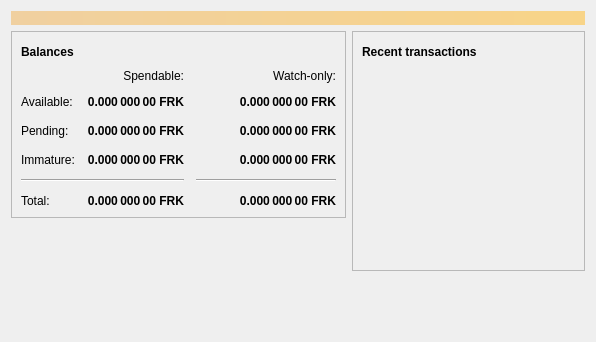
<?xml version="1.0" encoding="UTF-8"?>
<ui version="4.0">
 <class>OverviewPage</class>
 <widget class="QWidget" name="OverviewPage">
  <property name="geometry">
   <rect>
    <x>0</x>
    <y>0</y>
    <width>596</width>
    <height>342</height>
   </rect>
  </property>
  <property name="windowTitle">
   <string>Form</string>
  </property>
  <layout class="QVBoxLayout" name="topLayout">
   <item>
    <widget class="QLabel" name="labelAlerts">
     <property name="visible">
      <bool>false</bool>
     </property>
     <property name="styleSheet">
      <string notr="true">QLabel { background-color: qlineargradient(x1: 0, y1: 0, x2: 1, y2: 0, stop:0 #F0D0A0, stop:1 #F8D488); color:#000000; }</string>
     </property>
     <property name="wordWrap">
      <bool>true</bool>
     </property>
     <property name="margin">
      <number>3</number>
     </property>
     <property name="textInteractionFlags">
      <set>Qt::TextSelectableByMouse</set>
     </property>
    </widget>
   </item>
   <item>
    <layout class="QHBoxLayout" name="horizontalLayout" stretch="1,1">
     <item>
      <layout class="QVBoxLayout" name="verticalLayout_2">
       <item>
        <widget class="QFrame" name="frame">
         <property name="frameShape">
          <enum>QFrame::StyledPanel</enum>
         </property>
         <property name="frameShadow">
          <enum>QFrame::Raised</enum>
         </property>
         <layout class="QVBoxLayout" name="verticalLayout_4">
          <item>
           <layout class="QHBoxLayout" name="horizontalLayout_4">
            <item>
             <widget class="QLabel" name="label_5">
              <property name="font">
               <font>
                <weight>75</weight>
                <bold>true</bold>
               </font>
              </property>
              <property name="text">
               <string>Balances</string>
              </property>
             </widget>
            </item>
            <item>
             <widget class="QPushButton" name="labelWalletStatus">
              <property name="enabled">
               <bool>true</bool>
              </property>
              <property name="maximumSize">
               <size>
                <width>30</width>
                <height>16777215</height>
               </size>
              </property>
              <property name="toolTip">
               <string>The displayed information may be out of date. Your wallet automatically synchronizes with the Franko network after a connection is established, but this process has not completed yet.</string>
              </property>
              <property name="text">
               <string/>
              </property>
              <property name="icon">
               <iconset resource="../bitcoin.qrc">
                <normaloff>:/icons/warning</normaloff>
                <disabledoff>:/icons/warning</disabledoff>:/icons/warning</iconset>
              </property>
              <property name="iconSize">
               <size>
                <width>24</width>
                <height>24</height>
               </size>
              </property>
              <property name="flat">
               <bool>true</bool>
              </property>
             </widget>
            </item>
            <item>
             <spacer name="horizontalSpacer_3">
              <property name="orientation">
               <enum>Qt::Horizontal</enum>
              </property>
              <property name="sizeHint" stdset="0">
               <size>
                <width>40</width>
                <height>20</height>
               </size>
              </property>
             </spacer>
            </item>
           </layout>
          </item>
          <item>
           <layout class="QGridLayout" name="gridLayout">
            <property name="spacing">
             <number>12</number>
            </property>
            <item row="2" column="2">
             <widget class="QLabel" name="labelWatchPending">
              <property name="font">
               <font>
                <weight>75</weight>
                <bold>true</bold>
               </font>
              </property>
              <property name="cursor">
               <cursorShape>IBeamCursor</cursorShape>
              </property>
              <property name="toolTip">
               <string>Unconfirmed transactions to watch-only addresses</string>
              </property>
              <property name="text">
               <string notr="true">0.000 000 00 FRK</string>
              </property>
              <property name="alignment">
               <set>Qt::AlignRight|Qt::AlignTrailing|Qt::AlignVCenter</set>
              </property>
              <property name="textInteractionFlags">
               <set>Qt::LinksAccessibleByMouse|Qt::TextSelectableByKeyboard|Qt::TextSelectableByMouse</set>
              </property>
             </widget>
            </item>
            <item row="2" column="1">
             <widget class="QLabel" name="labelUnconfirmed">
              <property name="font">
               <font>
                <weight>75</weight>
                <bold>true</bold>
               </font>
              </property>
              <property name="cursor">
               <cursorShape>IBeamCursor</cursorShape>
              </property>
              <property name="toolTip">
               <string>Total of transactions that have yet to be confirmed, and do not yet count toward the spendable balance</string>
              </property>
              <property name="text">
               <string notr="true">0.000 000 00 FRK</string>
              </property>
              <property name="alignment">
               <set>Qt::AlignRight|Qt::AlignTrailing|Qt::AlignVCenter</set>
              </property>
              <property name="textInteractionFlags">
               <set>Qt::LinksAccessibleByMouse|Qt::TextSelectableByKeyboard|Qt::TextSelectableByMouse</set>
              </property>
             </widget>
            </item>
            <item row="3" column="2">
             <widget class="QLabel" name="labelWatchImmature">
              <property name="font">
               <font>
                <weight>75</weight>
                <bold>true</bold>
               </font>
              </property>
              <property name="cursor">
               <cursorShape>IBeamCursor</cursorShape>
              </property>
              <property name="toolTip">
               <string>Mined balance in watch-only addresses that has not yet matured</string>
              </property>
              <property name="text">
               <string notr="true">0.000 000 00 FRK</string>
              </property>
              <property name="alignment">
               <set>Qt::AlignRight|Qt::AlignTrailing|Qt::AlignVCenter</set>
              </property>
              <property name="textInteractionFlags">
               <set>Qt::LinksAccessibleByMouse|Qt::TextSelectableByKeyboard|Qt::TextSelectableByMouse</set>
              </property>
             </widget>
            </item>
            <item row="4" column="0" colspan="2">
             <widget class="Line" name="line">
              <property name="orientation">
               <enum>Qt::Horizontal</enum>
              </property>
             </widget>
            </item>
            <item row="4" column="2">
             <widget class="Line" name="lineWatchBalance">
              <property name="sizePolicy">
               <sizepolicy hsizetype="Preferred" vsizetype="Fixed">
                <horstretch>0</horstretch>
                <verstretch>0</verstretch>
               </sizepolicy>
              </property>
              <property name="minimumSize">
               <size>
                <width>140</width>
                <height>0</height>
               </size>
              </property>
              <property name="orientation">
               <enum>Qt::Horizontal</enum>
              </property>
             </widget>
            </item>
            <item row="5" column="0">
             <widget class="QLabel" name="labelTotalText">
              <property name="text">
               <string>Total:</string>
              </property>
             </widget>
            </item>
            <item row="3" column="1">
             <widget class="QLabel" name="labelImmature">
              <property name="font">
               <font>
                <weight>75</weight>
                <bold>true</bold>
               </font>
              </property>
              <property name="cursor">
               <cursorShape>IBeamCursor</cursorShape>
              </property>
              <property name="toolTip">
               <string>Mined balance that has not yet matured</string>
              </property>
              <property name="text">
               <string notr="true">0.000 000 00 FRK</string>
              </property>
              <property name="alignment">
               <set>Qt::AlignRight|Qt::AlignTrailing|Qt::AlignVCenter</set>
              </property>
              <property name="textInteractionFlags">
               <set>Qt::LinksAccessibleByMouse|Qt::TextSelectableByKeyboard|Qt::TextSelectableByMouse</set>
              </property>
             </widget>
            </item>
            <item row="2" column="3">
             <spacer name="horizontalSpacer_2">
              <property name="orientation">
               <enum>Qt::Horizontal</enum>
              </property>
              <property name="sizeHint" stdset="0">
               <size>
                <width>40</width>
                <height>20</height>
               </size>
              </property>
             </spacer>
            </item>
            <item row="3" column="0">
             <widget class="QLabel" name="labelImmatureText">
              <property name="text">
               <string>Immature:</string>
              </property>
             </widget>
            </item>
            <item row="5" column="1">
             <widget class="QLabel" name="labelTotal">
              <property name="font">
               <font>
                <weight>75</weight>
                <bold>true</bold>
               </font>
              </property>
              <property name="cursor">
               <cursorShape>IBeamCursor</cursorShape>
              </property>
              <property name="toolTip">
               <string>Your current total balance</string>
              </property>
              <property name="text">
               <string notr="true">0.000 000 00 FRK</string>
              </property>
              <property name="alignment">
               <set>Qt::AlignRight|Qt::AlignTrailing|Qt::AlignVCenter</set>
              </property>
              <property name="textInteractionFlags">
               <set>Qt::LinksAccessibleByMouse|Qt::TextSelectableByKeyboard|Qt::TextSelectableByMouse</set>
              </property>
             </widget>
            </item>
            <item row="5" column="2">
             <widget class="QLabel" name="labelWatchTotal">
              <property name="font">
               <font>
                <weight>75</weight>
                <bold>true</bold>
               </font>
              </property>
              <property name="cursor">
               <cursorShape>IBeamCursor</cursorShape>
              </property>
              <property name="toolTip">
               <string>Current total balance in watch-only addresses</string>
              </property>
              <property name="text">
               <string notr="true">0.000 000 00 FRK</string>
              </property>
              <property name="alignment">
               <set>Qt::AlignRight|Qt::AlignTrailing|Qt::AlignVCenter</set>
              </property>
              <property name="textInteractionFlags">
               <set>Qt::LinksAccessibleByMouse|Qt::TextSelectableByKeyboard|Qt::TextSelectableByMouse</set>
              </property>
             </widget>
            </item>
            <item row="0" column="2">
             <widget class="QLabel" name="labelWatchonly">
              <property name="text">
               <string>Watch-only:</string>
              </property>
              <property name="alignment">
               <set>Qt::AlignRight|Qt::AlignTrailing|Qt::AlignVCenter</set>
              </property>
             </widget>
            </item>
            <item row="1" column="0">
             <widget class="QLabel" name="labelBalanceText">
              <property name="text">
               <string>Available:</string>
              </property>
             </widget>
            </item>
            <item row="1" column="1">
             <widget class="QLabel" name="labelBalance">
              <property name="font">
               <font>
                <weight>75</weight>
                <bold>true</bold>
               </font>
              </property>
              <property name="cursor">
               <cursorShape>IBeamCursor</cursorShape>
              </property>
              <property name="toolTip">
               <string>Your current spendable balance</string>
              </property>
              <property name="text">
               <string notr="true">0.000 000 00 FRK</string>
              </property>
              <property name="alignment">
               <set>Qt::AlignRight|Qt::AlignTrailing|Qt::AlignVCenter</set>
              </property>
              <property name="textInteractionFlags">
               <set>Qt::LinksAccessibleByMouse|Qt::TextSelectableByKeyboard|Qt::TextSelectableByMouse</set>
              </property>
             </widget>
            </item>
            <item row="1" column="2">
             <widget class="QLabel" name="labelWatchAvailable">
              <property name="font">
               <font>
                <weight>75</weight>
                <bold>true</bold>
               </font>
              </property>
              <property name="cursor">
               <cursorShape>IBeamCursor</cursorShape>
              </property>
              <property name="toolTip">
               <string>Your current balance in watch-only addresses</string>
              </property>
              <property name="text">
               <string notr="true">0.000 000 00 FRK</string>
              </property>
              <property name="alignment">
               <set>Qt::AlignRight|Qt::AlignTrailing|Qt::AlignVCenter</set>
              </property>
              <property name="textInteractionFlags">
               <set>Qt::LinksAccessibleByMouse|Qt::TextSelectableByKeyboard|Qt::TextSelectableByMouse</set>
              </property>
             </widget>
            </item>
            <item row="2" column="0">
             <widget class="QLabel" name="labelPendingText">
              <property name="text">
               <string>Pending:</string>
              </property>
             </widget>
            </item>
            <item row="0" column="1">
             <widget class="QLabel" name="labelSpendable">
              <property name="text">
               <string>Spendable:</string>
              </property>
              <property name="alignment">
               <set>Qt::AlignRight|Qt::AlignTrailing|Qt::AlignVCenter</set>
              </property>
             </widget>
            </item>
           </layout>
          </item>
         </layout>
        </widget>
       </item>
       <item>
        <spacer name="verticalSpacer">
         <property name="orientation">
          <enum>Qt::Vertical</enum>
         </property>
         <property name="sizeHint" stdset="0">
          <size>
           <width>20</width>
           <height>40</height>
          </size>
         </property>
        </spacer>
       </item>
      </layout>
     </item>
     <item>
      <layout class="QVBoxLayout" name="verticalLayout_3">
       <item>
        <widget class="QFrame" name="frame_2">
         <property name="frameShape">
          <enum>QFrame::StyledPanel</enum>
         </property>
         <property name="frameShadow">
          <enum>QFrame::Raised</enum>
         </property>
         <layout class="QVBoxLayout" name="verticalLayout">
          <item>
           <layout class="QHBoxLayout" name="horizontalLayout_2">
            <item>
             <widget class="QLabel" name="label_4">
              <property name="font">
               <font>
                <weight>75</weight>
                <bold>true</bold>
               </font>
              </property>
              <property name="text">
               <string>Recent transactions</string>
              </property>
             </widget>
            </item>
            <item>
             <widget class="QPushButton" name="labelTransactionsStatus">
              <property name="enabled">
               <bool>true</bool>
              </property>
              <property name="maximumSize">
               <size>
                <width>30</width>
                <height>16777215</height>
               </size>
              </property>
              <property name="toolTip">
               <string>The displayed information may be out of date. Your wallet automatically synchronizes with the Franko network after a connection is established, but this process has not completed yet.</string>
              </property>
              <property name="text">
               <string/>
              </property>
              <property name="icon">
               <iconset resource="../bitcoin.qrc">
                <normaloff>:/icons/warning</normaloff>
                <disabledoff>:/icons/warning</disabledoff>:/icons/warning</iconset>
              </property>
              <property name="iconSize">
               <size>
                <width>24</width>
                <height>24</height>
               </size>
              </property>
              <property name="flat">
               <bool>true</bool>
              </property>
             </widget>
            </item>
            <item>
             <spacer name="horizontalSpacer">
              <property name="orientation">
               <enum>Qt::Horizontal</enum>
              </property>
              <property name="sizeHint" stdset="0">
               <size>
                <width>40</width>
                <height>20</height>
               </size>
              </property>
             </spacer>
            </item>
           </layout>
          </item>
          <item>
           <widget class="QListView" name="listTransactions">
            <property name="styleSheet">
             <string notr="true">QListView { background: transparent; }</string>
            </property>
            <property name="frameShape">
             <enum>QFrame::NoFrame</enum>
            </property>
            <property name="verticalScrollBarPolicy">
             <enum>Qt::ScrollBarAlwaysOff</enum>
            </property>
            <property name="horizontalScrollBarPolicy">
             <enum>Qt::ScrollBarAlwaysOff</enum>
            </property>
            <property name="selectionMode">
             <enum>QAbstractItemView::NoSelection</enum>
            </property>
           </widget>
          </item>
         </layout>
        </widget>
       </item>
       <item>
        <spacer name="verticalSpacer_2">
         <property name="orientation">
          <enum>Qt::Vertical</enum>
         </property>
         <property name="sizeHint" stdset="0">
          <size>
           <width>20</width>
           <height>40</height>
          </size>
         </property>
        </spacer>
       </item>
      </layout>
     </item>
    </layout>
   </item>
  </layout>
 </widget>
 <resources/>
 <connections/>
</ui>
